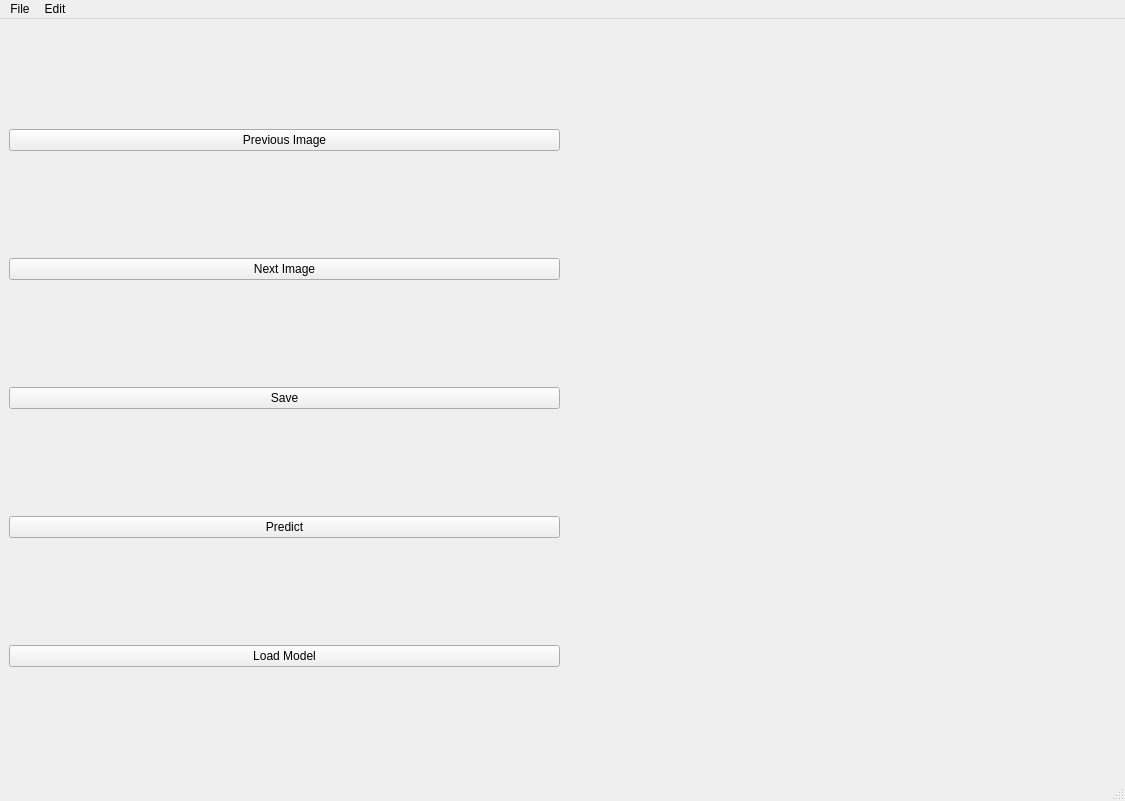
<?xml version="1.0" encoding="UTF-8"?>
<ui version="4.0">
 <class>MainWindow</class>
 <widget class="QMainWindow" name="MainWindow">
  <property name="geometry">
   <rect>
    <x>0</x>
    <y>0</y>
    <width>1125</width>
    <height>801</height>
   </rect>
  </property>
  <property name="windowTitle">
   <string>MainWindow</string>
  </property>
  <widget class="QWidget" name="centralwidget">
   <layout class="QHBoxLayout" name="horizontalLayout">
    <item>
     <layout class="QVBoxLayout" name="verticalLayout">
      <item>
       <widget class="QPushButton" name="pushButton_4">
        <property name="text">
         <string>Previous Image</string>
        </property>
       </widget>
      </item>
      <item>
       <widget class="QPushButton" name="pushButton">
        <property name="text">
         <string>Next Image</string>
        </property>
       </widget>
      </item>
      <item>
       <widget class="QPushButton" name="pushButton_2">
        <property name="text">
         <string>Save</string>
        </property>
       </widget>
      </item>
      <item>
       <widget class="QPushButton" name="pushButton_3">
        <property name="text">
         <string>Predict</string>
        </property>
       </widget>
      </item>
      <item>
       <widget class="QPushButton" name="pushButton_5">
        <property name="text">
         <string>Load Model</string>
        </property>
       </widget>
      </item>
     </layout>
    </item>
    <item>
     <widget class="QLabel" name="photo">
      <property name="maximumSize">
       <size>
        <width>998</width>
        <height>741</height>
       </size>
      </property>
      <property name="text">
       <string/>
      </property>
      <property name="pixmap">
       <pixmap>n010-2018-09-17-15-57-10+0800__CAM_FRONT_LEFT__1537171283504509.jpg</pixmap>
      </property>
      <property name="scaledContents">
       <bool>true</bool>
      </property>
     </widget>
    </item>
   </layout>
  </widget>
  <widget class="QMenuBar" name="menubar">
   <property name="geometry">
    <rect>
     <x>0</x>
     <y>0</y>
     <width>1125</width>
     <height>20</height>
    </rect>
   </property>
   <widget class="QMenu" name="menuFile">
    <property name="title">
     <string>File</string>
    </property>
    <addaction name="actionOpen"/>
    <addaction name="actionSave"/>
    <addaction name="actionSave_As"/>
   </widget>
   <widget class="QMenu" name="menuEdit">
    <property name="title">
     <string>Edit</string>
    </property>
   </widget>
   <addaction name="menuFile"/>
   <addaction name="menuEdit"/>
  </widget>
  <widget class="QStatusBar" name="statusbar"/>
  <action name="actionEdit">
   <property name="text">
    <string>Edit</string>
   </property>
  </action>
  <action name="actionOpen">
   <property name="text">
    <string>Open</string>
   </property>
  </action>
  <action name="actionSave">
   <property name="text">
    <string>Save</string>
   </property>
   <property name="shortcut">
    <string>Ctrl+S</string>
   </property>
  </action>
  <action name="actionSave_As">
   <property name="text">
    <string>Save As</string>
   </property>
  </action>
 </widget>
 <resources/>
 <connections/>
</ui>
